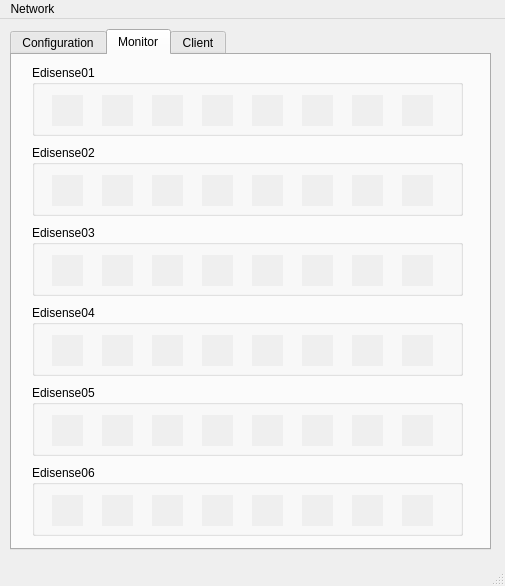
<?xml version="1.0" encoding="UTF-8"?>
<ui version="4.0">
 <class>MainWindow</class>
 <widget class="QMainWindow" name="MainWindow">
  <property name="geometry">
   <rect>
    <x>0</x>
    <y>0</y>
    <width>505</width>
    <height>586</height>
   </rect>
  </property>
  <property name="sizePolicy">
   <sizepolicy hsizetype="MinimumExpanding" vsizetype="MinimumExpanding">
    <horstretch>0</horstretch>
    <verstretch>0</verstretch>
   </sizepolicy>
  </property>
  <property name="windowTitle">
   <string>MainWindow</string>
  </property>
  <widget class="QWidget" name="centralwidget">
   <widget class="QTabWidget" name="tabWidget">
    <property name="geometry">
     <rect>
      <x>10</x>
      <y>10</y>
      <width>481</width>
      <height>521</height>
     </rect>
    </property>
    <property name="sizePolicy">
     <sizepolicy hsizetype="MinimumExpanding" vsizetype="MinimumExpanding">
      <horstretch>1</horstretch>
      <verstretch>1</verstretch>
     </sizepolicy>
    </property>
    <property name="autoFillBackground">
     <bool>false</bool>
    </property>
    <property name="styleSheet">
     <string notr="true"/>
    </property>
    <property name="currentIndex">
     <number>1</number>
    </property>
    <widget class="QWidget" name="tab">
     <attribute name="title">
      <string>Configuration</string>
     </attribute>
    </widget>
    <widget class="QWidget" name="tab_2">
     <attribute name="title">
      <string>Monitor</string>
     </attribute>
     <widget class="QGroupBox" name="groupBox">
      <property name="geometry">
       <rect>
        <x>20</x>
        <y>10</y>
        <width>431</width>
        <height>71</height>
       </rect>
      </property>
      <property name="title">
       <string>Edisense01</string>
      </property>
      <widget class="QWidget" name="Data1" native="true">
       <property name="geometry">
        <rect>
         <x>20</x>
         <y>30</y>
         <width>31</width>
         <height>31</height>
        </rect>
       </property>
       <property name="autoFillBackground">
        <bool>true</bool>
       </property>
      </widget>
      <widget class="QWidget" name="Data2" native="true">
       <property name="geometry">
        <rect>
         <x>70</x>
         <y>30</y>
         <width>31</width>
         <height>31</height>
        </rect>
       </property>
       <property name="autoFillBackground">
        <bool>true</bool>
       </property>
      </widget>
      <widget class="QWidget" name="Data3" native="true">
       <property name="geometry">
        <rect>
         <x>120</x>
         <y>30</y>
         <width>31</width>
         <height>31</height>
        </rect>
       </property>
       <property name="autoFillBackground">
        <bool>true</bool>
       </property>
      </widget>
      <widget class="QWidget" name="Data4" native="true">
       <property name="geometry">
        <rect>
         <x>170</x>
         <y>30</y>
         <width>31</width>
         <height>31</height>
        </rect>
       </property>
       <property name="autoFillBackground">
        <bool>true</bool>
       </property>
      </widget>
      <widget class="QWidget" name="Data5" native="true">
       <property name="geometry">
        <rect>
         <x>220</x>
         <y>30</y>
         <width>31</width>
         <height>31</height>
        </rect>
       </property>
       <property name="autoFillBackground">
        <bool>true</bool>
       </property>
      </widget>
      <widget class="QWidget" name="Data6" native="true">
       <property name="geometry">
        <rect>
         <x>270</x>
         <y>30</y>
         <width>31</width>
         <height>31</height>
        </rect>
       </property>
       <property name="autoFillBackground">
        <bool>true</bool>
       </property>
      </widget>
      <widget class="QWidget" name="Data7" native="true">
       <property name="geometry">
        <rect>
         <x>320</x>
         <y>30</y>
         <width>31</width>
         <height>31</height>
        </rect>
       </property>
       <property name="autoFillBackground">
        <bool>true</bool>
       </property>
      </widget>
      <widget class="QWidget" name="Data8" native="true">
       <property name="geometry">
        <rect>
         <x>370</x>
         <y>30</y>
         <width>31</width>
         <height>31</height>
        </rect>
       </property>
       <property name="autoFillBackground">
        <bool>true</bool>
       </property>
      </widget>
     </widget>
     <widget class="QGroupBox" name="groupBox_2">
      <property name="geometry">
       <rect>
        <x>20</x>
        <y>90</y>
        <width>431</width>
        <height>71</height>
       </rect>
      </property>
      <property name="title">
       <string>Edisense02</string>
      </property>
      <widget class="QWidget" name="Data1_3" native="true">
       <property name="geometry">
        <rect>
         <x>20</x>
         <y>30</y>
         <width>31</width>
         <height>31</height>
        </rect>
       </property>
       <property name="autoFillBackground">
        <bool>true</bool>
       </property>
      </widget>
      <widget class="QWidget" name="Data2_3" native="true">
       <property name="geometry">
        <rect>
         <x>70</x>
         <y>30</y>
         <width>31</width>
         <height>31</height>
        </rect>
       </property>
       <property name="autoFillBackground">
        <bool>true</bool>
       </property>
      </widget>
      <widget class="QWidget" name="Data3_3" native="true">
       <property name="geometry">
        <rect>
         <x>120</x>
         <y>30</y>
         <width>31</width>
         <height>31</height>
        </rect>
       </property>
       <property name="autoFillBackground">
        <bool>true</bool>
       </property>
      </widget>
      <widget class="QWidget" name="Data4_3" native="true">
       <property name="geometry">
        <rect>
         <x>170</x>
         <y>30</y>
         <width>31</width>
         <height>31</height>
        </rect>
       </property>
       <property name="autoFillBackground">
        <bool>true</bool>
       </property>
      </widget>
      <widget class="QWidget" name="Data5_3" native="true">
       <property name="geometry">
        <rect>
         <x>220</x>
         <y>30</y>
         <width>31</width>
         <height>31</height>
        </rect>
       </property>
       <property name="autoFillBackground">
        <bool>true</bool>
       </property>
      </widget>
      <widget class="QWidget" name="Data6_3" native="true">
       <property name="geometry">
        <rect>
         <x>270</x>
         <y>30</y>
         <width>31</width>
         <height>31</height>
        </rect>
       </property>
       <property name="autoFillBackground">
        <bool>true</bool>
       </property>
      </widget>
      <widget class="QWidget" name="Data7_3" native="true">
       <property name="geometry">
        <rect>
         <x>320</x>
         <y>30</y>
         <width>31</width>
         <height>31</height>
        </rect>
       </property>
       <property name="autoFillBackground">
        <bool>true</bool>
       </property>
      </widget>
      <widget class="QWidget" name="Data8_3" native="true">
       <property name="geometry">
        <rect>
         <x>370</x>
         <y>30</y>
         <width>31</width>
         <height>31</height>
        </rect>
       </property>
       <property name="autoFillBackground">
        <bool>true</bool>
       </property>
      </widget>
     </widget>
     <widget class="QGroupBox" name="groupBox_3">
      <property name="geometry">
       <rect>
        <x>20</x>
        <y>170</y>
        <width>431</width>
        <height>71</height>
       </rect>
      </property>
      <property name="title">
       <string>Edisense03</string>
      </property>
      <widget class="QWidget" name="Data1_5" native="true">
       <property name="geometry">
        <rect>
         <x>20</x>
         <y>30</y>
         <width>31</width>
         <height>31</height>
        </rect>
       </property>
       <property name="autoFillBackground">
        <bool>true</bool>
       </property>
      </widget>
      <widget class="QWidget" name="Data2_5" native="true">
       <property name="geometry">
        <rect>
         <x>70</x>
         <y>30</y>
         <width>31</width>
         <height>31</height>
        </rect>
       </property>
       <property name="autoFillBackground">
        <bool>true</bool>
       </property>
      </widget>
      <widget class="QWidget" name="Data3_5" native="true">
       <property name="geometry">
        <rect>
         <x>120</x>
         <y>30</y>
         <width>31</width>
         <height>31</height>
        </rect>
       </property>
       <property name="autoFillBackground">
        <bool>true</bool>
       </property>
      </widget>
      <widget class="QWidget" name="Data4_5" native="true">
       <property name="geometry">
        <rect>
         <x>170</x>
         <y>30</y>
         <width>31</width>
         <height>31</height>
        </rect>
       </property>
       <property name="autoFillBackground">
        <bool>true</bool>
       </property>
      </widget>
      <widget class="QWidget" name="Data5_5" native="true">
       <property name="geometry">
        <rect>
         <x>220</x>
         <y>30</y>
         <width>31</width>
         <height>31</height>
        </rect>
       </property>
       <property name="autoFillBackground">
        <bool>true</bool>
       </property>
      </widget>
      <widget class="QWidget" name="Data6_5" native="true">
       <property name="geometry">
        <rect>
         <x>270</x>
         <y>30</y>
         <width>31</width>
         <height>31</height>
        </rect>
       </property>
       <property name="autoFillBackground">
        <bool>true</bool>
       </property>
      </widget>
      <widget class="QWidget" name="Data7_5" native="true">
       <property name="geometry">
        <rect>
         <x>320</x>
         <y>30</y>
         <width>31</width>
         <height>31</height>
        </rect>
       </property>
       <property name="autoFillBackground">
        <bool>true</bool>
       </property>
      </widget>
      <widget class="QWidget" name="Data8_5" native="true">
       <property name="geometry">
        <rect>
         <x>370</x>
         <y>30</y>
         <width>31</width>
         <height>31</height>
        </rect>
       </property>
       <property name="autoFillBackground">
        <bool>true</bool>
       </property>
      </widget>
     </widget>
     <widget class="QGroupBox" name="groupBox_4">
      <property name="geometry">
       <rect>
        <x>20</x>
        <y>250</y>
        <width>431</width>
        <height>71</height>
       </rect>
      </property>
      <property name="title">
       <string>Edisense04</string>
      </property>
      <widget class="QWidget" name="Data1_6" native="true">
       <property name="geometry">
        <rect>
         <x>20</x>
         <y>30</y>
         <width>31</width>
         <height>31</height>
        </rect>
       </property>
       <property name="autoFillBackground">
        <bool>true</bool>
       </property>
      </widget>
      <widget class="QWidget" name="Data2_6" native="true">
       <property name="geometry">
        <rect>
         <x>70</x>
         <y>30</y>
         <width>31</width>
         <height>31</height>
        </rect>
       </property>
       <property name="autoFillBackground">
        <bool>true</bool>
       </property>
      </widget>
      <widget class="QWidget" name="Data3_6" native="true">
       <property name="geometry">
        <rect>
         <x>120</x>
         <y>30</y>
         <width>31</width>
         <height>31</height>
        </rect>
       </property>
       <property name="autoFillBackground">
        <bool>true</bool>
       </property>
      </widget>
      <widget class="QWidget" name="Data4_6" native="true">
       <property name="geometry">
        <rect>
         <x>170</x>
         <y>30</y>
         <width>31</width>
         <height>31</height>
        </rect>
       </property>
       <property name="autoFillBackground">
        <bool>true</bool>
       </property>
      </widget>
      <widget class="QWidget" name="Data5_6" native="true">
       <property name="geometry">
        <rect>
         <x>220</x>
         <y>30</y>
         <width>31</width>
         <height>31</height>
        </rect>
       </property>
       <property name="autoFillBackground">
        <bool>true</bool>
       </property>
      </widget>
      <widget class="QWidget" name="Data6_6" native="true">
       <property name="geometry">
        <rect>
         <x>270</x>
         <y>30</y>
         <width>31</width>
         <height>31</height>
        </rect>
       </property>
       <property name="autoFillBackground">
        <bool>true</bool>
       </property>
      </widget>
      <widget class="QWidget" name="Data7_6" native="true">
       <property name="geometry">
        <rect>
         <x>320</x>
         <y>30</y>
         <width>31</width>
         <height>31</height>
        </rect>
       </property>
       <property name="autoFillBackground">
        <bool>true</bool>
       </property>
      </widget>
      <widget class="QWidget" name="Data8_6" native="true">
       <property name="geometry">
        <rect>
         <x>370</x>
         <y>30</y>
         <width>31</width>
         <height>31</height>
        </rect>
       </property>
       <property name="autoFillBackground">
        <bool>true</bool>
       </property>
      </widget>
     </widget>
     <widget class="QGroupBox" name="groupBox_5">
      <property name="geometry">
       <rect>
        <x>20</x>
        <y>330</y>
        <width>431</width>
        <height>71</height>
       </rect>
      </property>
      <property name="title">
       <string>Edisense05</string>
      </property>
      <widget class="QWidget" name="Data1_7" native="true">
       <property name="geometry">
        <rect>
         <x>20</x>
         <y>30</y>
         <width>31</width>
         <height>31</height>
        </rect>
       </property>
       <property name="autoFillBackground">
        <bool>true</bool>
       </property>
      </widget>
      <widget class="QWidget" name="Data2_7" native="true">
       <property name="geometry">
        <rect>
         <x>70</x>
         <y>30</y>
         <width>31</width>
         <height>31</height>
        </rect>
       </property>
       <property name="autoFillBackground">
        <bool>true</bool>
       </property>
      </widget>
      <widget class="QWidget" name="Data3_7" native="true">
       <property name="geometry">
        <rect>
         <x>120</x>
         <y>30</y>
         <width>31</width>
         <height>31</height>
        </rect>
       </property>
       <property name="autoFillBackground">
        <bool>true</bool>
       </property>
      </widget>
      <widget class="QWidget" name="Data4_7" native="true">
       <property name="geometry">
        <rect>
         <x>170</x>
         <y>30</y>
         <width>31</width>
         <height>31</height>
        </rect>
       </property>
       <property name="autoFillBackground">
        <bool>true</bool>
       </property>
      </widget>
      <widget class="QWidget" name="Data5_7" native="true">
       <property name="geometry">
        <rect>
         <x>220</x>
         <y>30</y>
         <width>31</width>
         <height>31</height>
        </rect>
       </property>
       <property name="autoFillBackground">
        <bool>true</bool>
       </property>
      </widget>
      <widget class="QWidget" name="Data6_7" native="true">
       <property name="geometry">
        <rect>
         <x>270</x>
         <y>30</y>
         <width>31</width>
         <height>31</height>
        </rect>
       </property>
       <property name="autoFillBackground">
        <bool>true</bool>
       </property>
      </widget>
      <widget class="QWidget" name="Data7_7" native="true">
       <property name="geometry">
        <rect>
         <x>320</x>
         <y>30</y>
         <width>31</width>
         <height>31</height>
        </rect>
       </property>
       <property name="autoFillBackground">
        <bool>true</bool>
       </property>
      </widget>
      <widget class="QWidget" name="Data8_7" native="true">
       <property name="geometry">
        <rect>
         <x>370</x>
         <y>30</y>
         <width>31</width>
         <height>31</height>
        </rect>
       </property>
       <property name="autoFillBackground">
        <bool>true</bool>
       </property>
      </widget>
     </widget>
     <widget class="QGroupBox" name="groupBox_6">
      <property name="geometry">
       <rect>
        <x>20</x>
        <y>410</y>
        <width>431</width>
        <height>71</height>
       </rect>
      </property>
      <property name="title">
       <string>Edisense06</string>
      </property>
      <widget class="QWidget" name="Data1_9" native="true">
       <property name="geometry">
        <rect>
         <x>20</x>
         <y>30</y>
         <width>31</width>
         <height>31</height>
        </rect>
       </property>
       <property name="autoFillBackground">
        <bool>true</bool>
       </property>
      </widget>
      <widget class="QWidget" name="Data2_9" native="true">
       <property name="geometry">
        <rect>
         <x>70</x>
         <y>30</y>
         <width>31</width>
         <height>31</height>
        </rect>
       </property>
       <property name="autoFillBackground">
        <bool>true</bool>
       </property>
      </widget>
      <widget class="QWidget" name="Data3_9" native="true">
       <property name="geometry">
        <rect>
         <x>120</x>
         <y>30</y>
         <width>31</width>
         <height>31</height>
        </rect>
       </property>
       <property name="autoFillBackground">
        <bool>true</bool>
       </property>
      </widget>
      <widget class="QWidget" name="Data4_9" native="true">
       <property name="geometry">
        <rect>
         <x>170</x>
         <y>30</y>
         <width>31</width>
         <height>31</height>
        </rect>
       </property>
       <property name="autoFillBackground">
        <bool>true</bool>
       </property>
      </widget>
      <widget class="QWidget" name="Data5_9" native="true">
       <property name="geometry">
        <rect>
         <x>220</x>
         <y>30</y>
         <width>31</width>
         <height>31</height>
        </rect>
       </property>
       <property name="autoFillBackground">
        <bool>true</bool>
       </property>
      </widget>
      <widget class="QWidget" name="Data6_9" native="true">
       <property name="geometry">
        <rect>
         <x>270</x>
         <y>30</y>
         <width>31</width>
         <height>31</height>
        </rect>
       </property>
       <property name="autoFillBackground">
        <bool>true</bool>
       </property>
      </widget>
      <widget class="QWidget" name="Data7_9" native="true">
       <property name="geometry">
        <rect>
         <x>320</x>
         <y>30</y>
         <width>31</width>
         <height>31</height>
        </rect>
       </property>
       <property name="autoFillBackground">
        <bool>true</bool>
       </property>
      </widget>
      <widget class="QWidget" name="Data8_9" native="true">
       <property name="geometry">
        <rect>
         <x>370</x>
         <y>30</y>
         <width>31</width>
         <height>31</height>
        </rect>
       </property>
       <property name="autoFillBackground">
        <bool>true</bool>
       </property>
      </widget>
     </widget>
    </widget>
    <widget class="QWidget" name="tab_3">
     <attribute name="title">
      <string>Client</string>
     </attribute>
     <widget class="QTextEdit" name="textEdit">
      <property name="geometry">
       <rect>
        <x>30</x>
        <y>30</y>
        <width>104</width>
        <height>31</height>
       </rect>
      </property>
      <property name="acceptRichText">
       <bool>false</bool>
      </property>
      <property name="placeholderText">
       <string>Device ID</string>
      </property>
     </widget>
     <widget class="QTextEdit" name="textEdit_2">
      <property name="geometry">
       <rect>
        <x>190</x>
        <y>30</y>
        <width>104</width>
        <height>31</height>
       </rect>
      </property>
      <property name="acceptRichText">
       <bool>false</bool>
      </property>
      <property name="placeholderText">
       <string>Start</string>
      </property>
     </widget>
     <widget class="QTextEdit" name="textEdit_3">
      <property name="geometry">
       <rect>
        <x>350</x>
        <y>30</y>
        <width>104</width>
        <height>31</height>
       </rect>
      </property>
      <property name="acceptRichText">
       <bool>false</bool>
      </property>
      <property name="placeholderText">
       <string>End</string>
      </property>
     </widget>
     <widget class="QPushButton" name="pushButton_2">
      <property name="geometry">
       <rect>
        <x>180</x>
        <y>70</y>
        <width>121</width>
        <height>32</height>
       </rect>
      </property>
      <property name="text">
       <string>Get Data</string>
      </property>
     </widget>
    </widget>
   </widget>
  </widget>
  <widget class="QMenuBar" name="menubar">
   <property name="geometry">
    <rect>
     <x>0</x>
     <y>0</y>
     <width>505</width>
     <height>22</height>
    </rect>
   </property>
   <widget class="QMenu" name="menuNetwork">
    <property name="title">
     <string>Network</string>
    </property>
    <addaction name="actionDetect_Edisons"/>
   </widget>
   <addaction name="menuNetwork"/>
  </widget>
  <widget class="QStatusBar" name="statusbar"/>
  <action name="actionDetect_Edisons">
   <property name="text">
    <string>Detect Edisons</string>
   </property>
  </action>
 </widget>
 <resources/>
 <connections/>
</ui>
